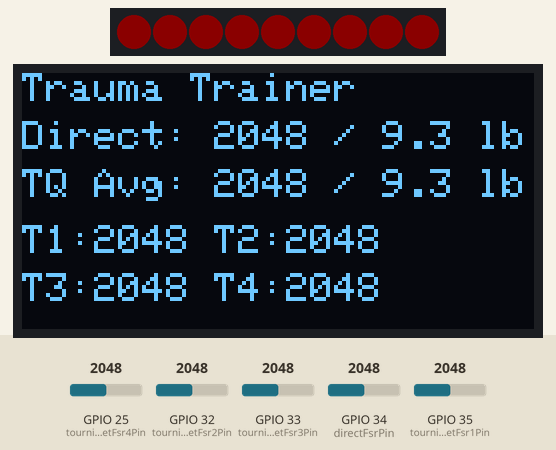
Bench run of a program on a simulated ESP32. On the bench: 9 RGB LEDs in strip order, left to right, 128×64 one-colour display. The test bench sets the inputs (shaded band); at power-on: GPIO 25 (tourniquetFsr4Pin) = 2048, GPIO 32 (tourniquetFsr2Pin) = 2048, GPIO 33 (tourniquetFsr3Pin) = 2048, GPIO 34 (directFsrPin) = 2048, GPIO 35 (tourniquetFsr1Pin) = 2048. Dim RGB values are drawn brighter than linear; what the program prints to the serial monitor is not drawn.

Above: at 1.2 s.
1.3 s: GPIO 25 (tourniquetFsr4Pin) set to 2866
At 1.9 s:
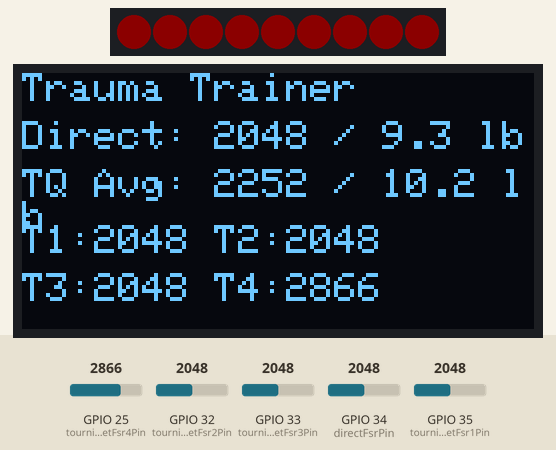
3.1 s: GPIO 32 (tourniquetFsr2Pin) set to 2866
At 3.8 s:
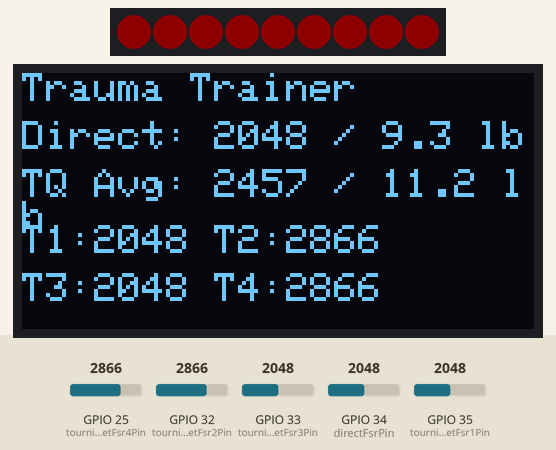
4.8 s: GPIO 33 (tourniquetFsr3Pin) set to 2866
At 5.9 s:
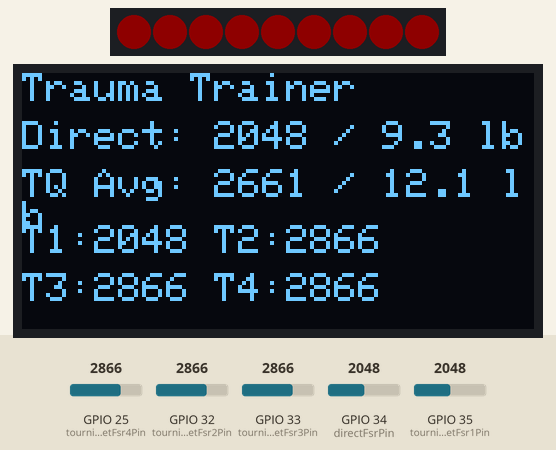
6.5 s: GPIO 34 (directFsrPin) set to 2866
At 7.9 s:
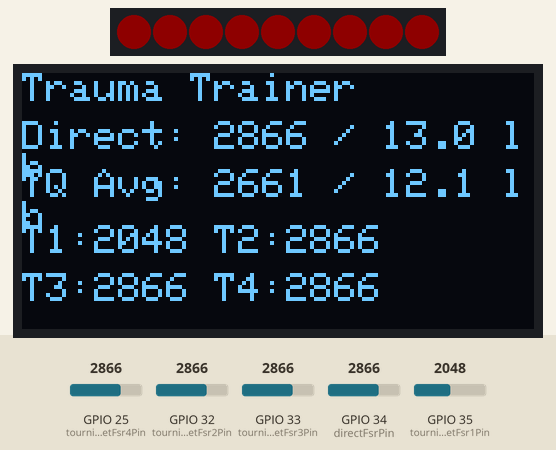
8.2 s: GPIO 35 (tourniquetFsr1Pin) set to 2866
At 8.8 s:
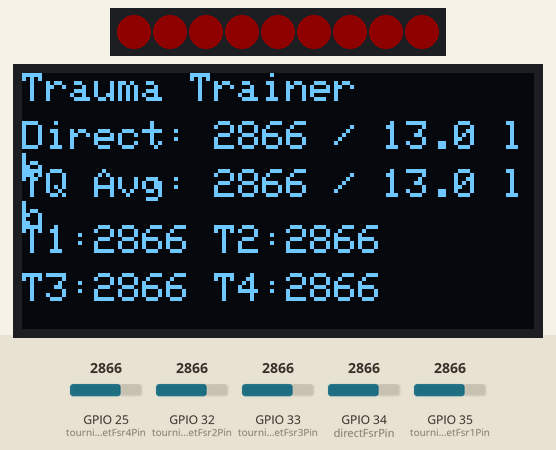
10.0 s: GPIO 25 (tourniquetFsr4Pin) set to 3972
At 10.9 s:
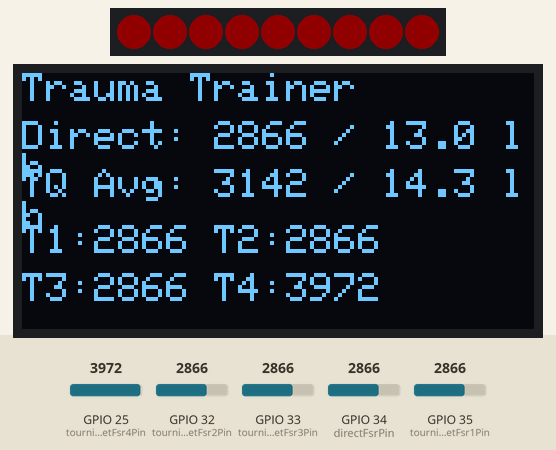
Timing chart, 0 to 12.7 s (numbered marks = the images above; inputs shaded):
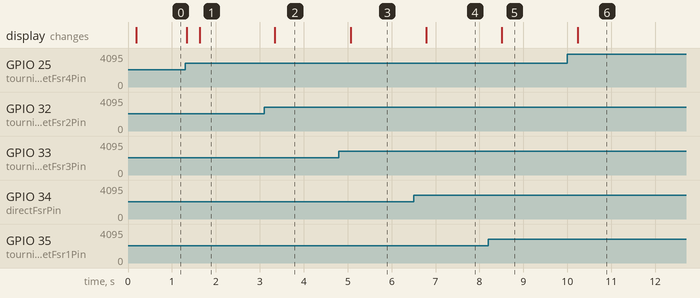

The program:

main.cpp
```cpp
#include <Arduino.h>
#include <Adafruit_NeoPixel.h>
#include <Wire.h>
#include <Adafruit_GFX.h>
#include <Adafruit_SSD1306.h>

#define SCREEN_WIDTH 128
#define SCREEN_HEIGHT 64
#define OLED_RESET -1
Adafruit_SSD1306 display(SCREEN_WIDTH, SCREEN_HEIGHT, &Wire, OLED_RESET);

// -------------------- FSR PINS --------------------
const int directFsrPin = 34;
const int tourniquetFsr1Pin = 35;
const int tourniquetFsr2Pin = 32;
const int tourniquetFsr3Pin = 33;
const int tourniquetFsr4Pin = 25;
const int neoPixelPin = 26;
const int pixelCount = 9;
Adafruit_NeoPixel strip(pixelCount, neoPixelPin, NEO_GRB + NEO_KHZ800);

const float directScaleFactor = 220.0;
const float tourniquetScaleFactor = 220.0;
const float stopPressureThreshold = 16.0;
const unsigned long successHoldTime = 2000;
unsigned long stopPressureStartTime = 0;
bool stopPressureActive = false;
bool successAchieved = false;

// Gather stable analog readings by averaging 10 samples
int getAverageAnalogRead(int pin) {
  int total = 0;
  for (int i = 0; i < 10; i++) {
    total += analogRead(pin);
    delay(2);
  }
  return total / 10;
}

// Update the physical OLED display with real-time pressure values
void updateOLED(
  int directValue,
  float directPounds,
  int t1,
  int t2,
  int t3,
  int t4,
  int tourniquetAverage,
  float tourniquetPounds
) {
  display.clearDisplay();
  display.setTextSize(1);
  display.setTextColor(SSD1306_WHITE);
  display.setCursor(0, 0);
  display.println("Trauma Trainer");

  display.setCursor(0, 12);
  display.print("Direct: ");
  display.print(directValue);
  display.print(" / ");
  display.print(directPounds, 1);
  display.println(" lb");

  display.setCursor(0, 24);
  display.print("TQ Avg: ");
  display.print(tourniquetAverage);
  display.print(" / ");
  display.print(tourniquetPounds, 1);
  display.println(" lb");

  display.setCursor(0, 38);
  display.print("T1:");
  display.print(t1);
  display.print(" T2:");
  display.print(t2);

  display.setCursor(0, 50);
  display.print("T3:");
  display.print(t3);
  display.print(" T4:");
  display.print(t4);

  display.display();
}

// Light up all pixels green to signal successful application of pressure
void showSuccess() {
  strip.clear();
  for (int i = 0; i < pixelCount; i++) {
    strip.setPixelColor(i, strip.Color(0, 80, 0));
  }
  strip.show();
}

// Adjust NeoPixel ring feedback based on pressure level and hold time
void showPressureBrightness(float pressure) {
  if (pressure >= stopPressureThreshold) {
    if (!stopPressureActive) {
      stopPressureActive = true;
      successAchieved = false;
      stopPressureStartTime = millis();
    }

    // Check if the pressure has been held above threshold long enough
    if (millis() - stopPressureStartTime >= successHoldTime) {
      successAchieved = true;
    }

    if (successAchieved) {
      showSuccess();
    } else {
      // Cyan/teal pulse indicating pressure is sufficient, holding to confirm
      for (int i = 0; i < pixelCount; i++) {
        strip.setPixelColor(i, strip.Color(0, 80, 80));
      }
      strip.show();
    }
    return;
  }

  // If pressure drops below threshold, reset timer and status
  stopPressureActive = false;
  successAchieved = false;

  // Calculate brightness using precise floating point math
  float ratio = pressure / stopPressureThreshold;
  if (ratio < 0.0) ratio = 0.0;
  if (ratio > 1.0) ratio = 1.0;
  int brightness = 5 + (int)(115.0 * ratio); // Scales from 5 to 120

  strip.clear();
  for (int i = 0; i < pixelCount; i++) {
    strip.setPixelColor(i, strip.Color(brightness, 0, 0)); // Red warning light
  }
  strip.show();
}

void setup() {
  Serial.begin(115200);

  // Initialize NeoPixel strip
  strip.begin();
  strip.setBrightness(40);
  strip.clear();
  strip.show();

  // Initialize I2C OLED display (ESP32 pins SDA=21, SCL=22)
  Wire.begin(21, 22);
  if (!display.begin(SSD1306_SWITCHCAPVCC, 0x3C)) {
    Serial.println("OLED failed to initialize");
    while (true);
  }

  display.clearDisplay();
  display.setTextSize(1);
  display.setTextColor(SSD1306_WHITE);
  display.setCursor(0, 0);
  display.println("OLED Ready");
  display.display();

  Serial.println("Direct FSR + Four Tourniquet FSRs + NeoPixel + OLED Initialized");
}

void loop() {
  int directValue = getAverageAnalogRead(directFsrPin);
  int t1 = getAverageAnalogRead(tourniquetFsr1Pin);
  int t2 = getAverageAnalogRead(tourniquetFsr2Pin);
  int t3 = getAverageAnalogRead(tourniquetFsr3Pin);
  int t4 = getAverageAnalogRead(tourniquetFsr4Pin);

  int tourniquetAverage = (t1 + t2 + t3 + t4) / 4;
  float directPounds = directValue / directScaleFactor;
  float tourniquetPounds = tourniquetAverage / tourniquetScaleFactor;

  // Update NeoPixel visual feedback based on Tourniquet pressure
  showPressureBrightness(tourniquetPounds);

  // Update the OLED physical display
  updateOLED(
    directValue,
    directPounds,
    t1,
    t2,
    t3,
    t4,
    tourniquetAverage,
    tourniquetPounds
  );

  // Send data to Serial port for local/web dashboard plotting
  Serial.print("Direct ADC: ");
  Serial.print(directValue);
  Serial.print(" | Direct lb: ");
  Serial.print(directPounds, 2);
  Serial.print(" | T1: ");
  Serial.print(t1);
  Serial.print(" | T2: ");
  Serial.print(t2);
  Serial.print(" | T3: ");
  Serial.print(t3);
  Serial.print(" | T4: ");
  Serial.print(t4);
  Serial.print(" | Tourniquet Avg: ");
  Serial.print(tourniquetAverage);
  Serial.print(" | Tourniquet lb: ");
  Serial.println(tourniquetPounds, 2);

  delay(150);
}
```

Measured:
- after the input at 1.3 s, the display: first changes at once (image 1 shows a later state)
- after the input at 3.1 s, the display: changes after 0.24 s (image 2)
- after the input at 4.8 s, the display: changes after 0.27 s (image 3)
- after the input at 6.5 s, the display: changes after 0.29 s (image 4)
- after the input at 8.2 s, the display: changes after 0.31 s (image 5)
- after the input at 10.0 s, the display: changes after 0.23 s (image 6)
